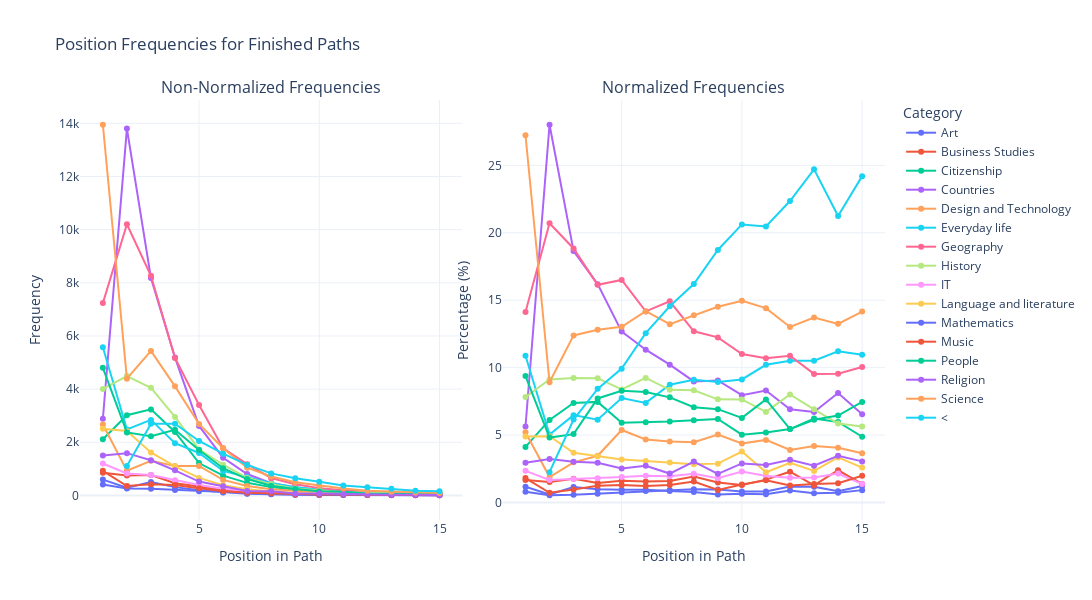

Notebook source saved alongside this figure:
### Code cell
df_position_data = get_position_frequencies(common_paths_f_nl, max_position=15)
plot_position_line(df_position_data, title="Position Frequencies for Finished Paths")

### Figure 1 — Plotly figure (JSON) as saved in the notebook; plotly's stock layout.template omitted (floating-point values rounded to 4 significant figures)
{"data": [{"line": {"color": "#636EFA"}, "mode": "lines+markers", "name": "Art", "type": "scatter", "x": [1, 2, 3, 4, 5, 6, 7, 8, 9, 10, 11, 12, 13, 14, 15], "xaxis": "x", "y": [408, 263, 249, 207, 155, 106, 73, 50, 33, 20, 15, 16, 12, 7, 8], "yaxis": "y"}, {"line": {"color": "#EF553B"}, "mode": "lines+markers", "name": "Business Studies", "type": "scatter", "x": [1, 2, 3, 4, 5, 6, 7, 8, 9, 10, 11, 12, 13, 14, 15], "xaxis": "x", "y": [849, 748, 770, 460, 331, 194, 126, 98, 51, 32, 31, 31, 13, 20, 9], "yaxis": "y"}, {"line": {"color": "#00CC96"}, "mode": "lines+markers", "name": "Citizenship", "type": "scatter", "x": [1, 2, 3, 4, 5, 6, 7, 8, 9, 10, 11, 12, 13, 14, 15], "xaxis": "x", "y": [2110, 3017, 3237, 2389, 1218, 743, 473, 312, 213, 125, 95, 74, 64, 50, 32], "yaxis": "y"}, {"line": {"color": "#AB63FA"}, "mode": "lines+markers", "name": "Countries", "type": "scatter", "x": [1, 2, 3, 4, 5, 6, 7, 8, 9, 10, 11, 12, 13, 14, 15], "xaxis": "x", "y": [2885, 13802, 8178, 5186, 2613, 1416, 806, 459, 311, 198, 152, 94, 69, 68, 43], "yaxis": "y"}, {"line": {"color": "#FFA15A"}, "mode": "lines+markers", "name": "Design and Technology", "type": "scatter", "x": [1, 2, 3, 4, 5, 6, 7, 8, 9, 10, 11, 12, 13, 14, 15], "xaxis": "x", "y": [2669, 927, 1305, 1109, 1109, 584, 356, 228, 173, 109, 85, 53, 43, 34, 24], "yaxis": "y"}, {"line": {"color": "#19D3F3"}, "mode": "lines+markers", "name": "Everyday life", "type": "scatter", "x": [1, 2, 3, 4, 5, 6, 7, 8, 9, 10, 11, 12, 13, 14, 15], "xaxis": "x", "y": [5572, 2479, 2841, 1965, 1597, 923, 689, 465, 307, 227, 187, 143, 108, 94, 72], "yaxis": "y"}, {"line": {"color": "#FF6692"}, "mode": "lines+markers", "name": "Geography", "type": "scatter", "x": [1, 2, 3, 4, 5, 6, 7, 8, 9, 10, 11, 12, 13, 14, 15], "xaxis": "x", "y": [7235, 10202, 8264, 5171, 3404, 1771, 1177, 649, 421, 274, 196, 148, 98, 80, 66], "yaxis": "y"}, {"line": {"color": "#B6E880"}, "mode": "lines+markers", "name": "History", "type": "scatter", "x": [1, 2, 3, 4, 5, 6, 7, 8, 9, 10, 11, 12, 13, 14, 15], "xaxis": "x", "y": [4004, 4491, 4047, 2953, 1729, 1154, 659, 425, 263, 190, 123, 109, 71, 49, 37], "yaxis": "y"}, {"line": {"color": "#FF97FF"}, "mode": "lines+markers", "name": "IT", "type": "scatter", "x": [1, 2, 3, 4, 5, 6, 7, 8, 9, 10, 11, 12, 13, 14, 15], "xaxis": "x", "y": [1201, 823, 765, 574, 388, 247, 153, 109, 62, 57, 36, 25, 19, 18, 9], "yaxis": "y"}, {"line": {"color": "#FECB52"}, "mode": "lines+markers", "name": "Language and literature", "type": "scatter", "x": [1, 2, 3, 4, 5, 6, 7, 8, 9, 10, 11, 12, 13, 14, 15], "xaxis": "x", "y": [2506, 2421, 1617, 1095, 658, 384, 234, 145, 99, 94, 41, 40, 24, 28, 17], "yaxis": "y"}, {"line": {"color": "#636EFA"}, "mode": "lines+markers", "name": "Mathematics", "type": "scatter", "x": [1, 2, 3, 4, 5, 6, 7, 8, 9, 10, 11, 12, 13, 14, 15], "xaxis": "x", "y": [595, 288, 503, 312, 193, 118, 67, 40, 20, 16, 11, 12, 7, 6, 6], "yaxis": "y"}, {"line": {"color": "#EF553B"}, "mode": "lines+markers", "name": "Music", "type": "scatter", "x": [1, 2, 3, 4, 5, 6, 7, 8, 9, 10, 11, 12, 13, 14, 15], "xaxis": "x", "y": [925, 353, 420, 394, 266, 153, 102, 79, 32, 33, 30, 17, 14, 12, 13], "yaxis": "y"}, {"line": {"color": "#00CC96"}, "mode": "lines+markers", "name": "People", "type": "scatter", "x": [1, 2, 3, 4, 5, 6, 7, 8, 9, 10, 11, 12, 13, 14, 15], "xaxis": "x", "y": [4801, 2370, 2223, 2471, 1709, 1024, 615, 361, 238, 156, 140, 74, 63, 54, 49], "yaxis": "y"}, {"line": {"color": "#AB63FA"}, "mode": "lines+markers", "name": "Religion", "type": "scatter", "x": [1, 2, 3, 4, 5, 6, 7, 8, 9, 10, 11, 12, 13, 14, 15], "xaxis": "x", "y": [1504, 1590, 1322, 944, 521, 340, 169, 155, 73, 72, 51, 43, 28, 29, 20], "yaxis": "y"}, {"line": {"color": "#FFA15A"}, "mode": "lines+markers", "name": "Science", "type": "scatter", "x": [1, 2, 3, 4, 5, 6, 7, 8, 9, 10, 11, 12, 13, 14, 15], "xaxis": "x", "y": [13946, 4392, 5435, 4103, 2687, 1773, 1043, 710, 499, 372, 264, 177, 141, 111, 93], "yaxis": "y"}, {"line": {"color": "#19D3F3"}, "mode": "lines+markers", "name": "<", "type": "scatter", "x": [2, 3, 4, 5, 6, 7, 8, 9, 10, 11, 12, 13, 14, 15], "xaxis": "x", "y": [1106, 2695, 2698, 2047, 1569, 1148, 828, 644, 513, 375, 304, 254, 178, 159], "yaxis": "y"}, {"line": {"color": "#636EFA"}, "mode": "lines+markers", "name": "Art", "showlegend": false, "type": "scatter", "x": [1, 2, 3, 4, 5, 6, 7, 8, 9, 10, 11, 12, 13, 14, 15], "xaxis": "x2", "y": [0.7967, 0.5338, 0.5676, 0.6462, 0.7515, 0.8481, 0.9252, 0.9779, 0.9596, 0.8039, 0.8188, 1.176, 1.167, 0.8353, 1.218], "yaxis": "y2"}, {"line": {"color": "#EF553B"}, "mode": "lines+markers", "name": "Business Studies", "showlegend": false, "type": "scatter", "x": [1, 2, 3, 4, 5, 6, 7, 8, 9, 10, 11, 12, 13, 14, 15], "xaxis": "x2", "y": [1.658, 1.518, 1.755, 1.436, 1.605, 1.552, 1.597, 1.917, 1.483, 1.286, 1.692, 2.279, 1.265, 2.387, 1.37], "yaxis": "y2"}, {"line": {"color": "#00CC96"}, "mode": "lines+markers", "name": "Citizenship", "showlegend": false, "type": "scatter", "x": [1, 2, 3, 4, 5, 6, 7, 8, 9, 10, 11, 12, 13, 14, 15], "xaxis": "x2", "y": [4.12, 6.123, 7.378, 7.458, 5.905, 5.944, 5.995, 6.102, 6.194, 5.024, 5.186, 5.441, 6.226, 5.967, 4.871], "yaxis": "y2"}, {"line": {"color": "#AB63FA"}, "mode": "lines+markers", "name": "Countries", "showlegend": false, "type": "scatter", "x": [1, 2, 3, 4, 5, 6, 7, 8, 9, 10, 11, 12, 13, 14, 15], "xaxis": "x2", "y": [5.634, 28.01, 18.64, 16.19, 12.67, 11.33, 10.22, 8.977, 9.043, 7.958, 8.297, 6.912, 6.712, 8.115, 6.545], "yaxis": "y2"}, {"line": {"color": "#FFA15A"}, "mode": "lines+markers", "name": "Design and Technology", "showlegend": false, "type": "scatter", "x": [1, 2, 3, 4, 5, 6, 7, 8, 9, 10, 11, 12, 13, 14, 15], "xaxis": "x2", "y": [5.212, 1.881, 2.975, 3.462, 5.377, 4.672, 4.512, 4.459, 5.031, 4.381, 4.64, 3.897, 4.183, 4.057, 3.653], "yaxis": "y2"}, {"line": {"color": "#19D3F3"}, "mode": "lines+markers", "name": "Everyday life", "showlegend": false, "type": "scatter", "x": [1, 2, 3, 4, 5, 6, 7, 8, 9, 10, 11, 12, 13, 14, 15], "xaxis": "x2", "y": [10.88, 5.031, 6.476, 6.135, 7.743, 7.385, 8.733, 9.094, 8.927, 9.124, 10.21, 10.51, 10.51, 11.22, 10.96], "yaxis": "y2"}, {"line": {"color": "#FF6692"}, "mode": "lines+markers", "name": "Geography", "showlegend": false, "type": "scatter", "x": [1, 2, 3, 4, 5, 6, 7, 8, 9, 10, 11, 12, 13, 14, 15], "xaxis": "x2", "y": [14.13, 20.71, 18.84, 16.14, 16.5, 14.17, 14.92, 12.69, 12.24, 11.01, 10.7, 10.88, 9.533, 9.547, 10.05], "yaxis": "y2"}, {"line": {"color": "#B6E880"}, "mode": "lines+markers", "name": "History", "showlegend": false, "type": "scatter", "x": [1, 2, 3, 4, 5, 6, 7, 8, 9, 10, 11, 12, 13, 14, 15], "xaxis": "x2", "y": [7.819, 9.115, 9.225, 9.219, 8.383, 9.233, 8.352, 8.312, 7.648, 7.637, 6.714, 8.015, 6.907, 5.847, 5.632], "yaxis": "y2"}, {"line": {"color": "#FF97FF"}, "mode": "lines+markers", "name": "IT", "showlegend": false, "type": "scatter", "x": [1, 2, 3, 4, 5, 6, 7, 8, 9, 10, 11, 12, 13, 14, 15], "xaxis": "x2", "y": [2.345, 1.67, 1.744, 1.792, 1.881, 1.976, 1.939, 2.132, 1.803, 2.291, 1.965, 1.838, 1.848, 2.148, 1.37], "yaxis": "y2"}, {"line": {"color": "#FECB52"}, "mode": "lines+markers", "name": "Language and literature", "showlegend": false, "type": "scatter", "x": [1, 2, 3, 4, 5, 6, 7, 8, 9, 10, 11, 12, 13, 14, 15], "xaxis": "x2", "y": [4.894, 4.914, 3.686, 3.419, 3.19, 3.072, 2.966, 2.836, 2.879, 3.778, 2.238, 2.941, 2.335, 3.341, 2.588], "yaxis": "y2"}, {"line": {"color": "#636EFA"}, "mode": "lines+markers", "name": "Mathematics", "showlegend": false, "type": "scatter", "x": [1, 2, 3, 4, 5, 6, 7, 8, 9, 10, 11, 12, 13, 14, 15], "xaxis": "x2", "y": [1.162, 0.5845, 1.147, 0.9741, 0.9358, 0.9441, 0.8492, 0.7823, 0.5816, 0.6431, 0.6004, 0.8824, 0.6809, 0.716, 0.9132], "yaxis": "y2"}, {"line": {"color": "#EF553B"}, "mode": "lines+markers", "name": "Music", "showlegend": false, "type": "scatter", "x": [1, 2, 3, 4, 5, 6, 7, 8, 9, 10, 11, 12, 13, 14, 15], "xaxis": "x2", "y": [1.806, 0.7164, 0.9574, 1.23, 1.29, 1.224, 1.293, 1.545, 0.9305, 1.326, 1.638, 1.25, 1.362, 1.432, 1.979], "yaxis": "y2"}, {"line": {"color": "#00CC96"}, "mode": "lines+markers", "name": "People", "showlegend": false, "type": "scatter", "x": [1, 2, 3, 4, 5, 6, 7, 8, 9, 10, 11, 12, 13, 14, 15], "xaxis": "x2", "y": [9.375, 4.81, 5.067, 7.714, 8.286, 8.193, 7.795, 7.06, 6.921, 6.27, 7.642, 5.441, 6.128, 6.444, 7.458], "yaxis": "y2"}, {"line": {"color": "#AB63FA"}, "mode": "lines+markers", "name": "Religion", "showlegend": false, "type": "scatter", "x": [1, 2, 3, 4, 5, 6, 7, 8, 9, 10, 11, 12, 13, 14, 15], "xaxis": "x2", "y": [2.937, 3.227, 3.013, 2.947, 2.526, 2.72, 2.142, 3.031, 2.123, 2.894, 2.784, 3.162, 2.724, 3.461, 3.044], "yaxis": "y2"}, {"line": {"color": "#FFA15A"}, "mode": "lines+markers", "name": "Science", "showlegend": false, "type": "scatter", "x": [1, 2, 3, 4, 5, 6, 7, 8, 9, 10, 11, 12, 13, 14, 15], "xaxis": "x2", "y": [27.23, 8.914, 12.39, 12.81, 13.03, 14.19, 13.22, 13.89, 14.51, 14.95, 14.41, 13.01, 13.72, 13.25, 14.16], "yaxis": "y2"}, {"line": {"color": "#19D3F3"}, "mode": "lines+markers", "name": "<", "showlegend": false, "type": "scatter", "x": [2, 3, 4, 5, 6, 7, 8, 9, 10, 11, 12, 13, 14, 15], "xaxis": "x2", "y": [2.245, 6.143, 8.423, 9.925, 12.55, 14.55, 16.19, 18.73, 20.62, 20.47, 22.35, 24.71, 21.24, 24.2], "yaxis": "y2"}], "layout": {"annotations": [{"font": {"size": 16}, "showarrow": false, "text": "Non-Normalized Frequencies", "x": 0.2375, "xanchor": "center", "xref": "paper", "y": 1, "yanchor": "bottom", "yref": "paper"}, {"font": {"size": 16}, "showarrow": false, "text": "Normalized Frequencies", "x": 0.7625, "xanchor": "center", "xref": "paper", "y": 1, "yanchor": "bottom", "yref": "paper"}], "height": 600, "legend": {"title": {"text": "Category"}}, "title": {"text": "Position Frequencies for Finished Paths"}, "width": 1200, "xaxis": {"anchor": "y", "domain": [0, 0.475], "title": {"text": "Position in Path"}}, "xaxis2": {"anchor": "y2", "domain": [0.525, 1], "title": {"text": "Position in Path"}}, "yaxis": {"anchor": "x", "domain": [0, 1], "title": {"text": "Frequency"}}, "yaxis2": {"anchor": "x2", "domain": [0, 1], "title": {"text": "Percentage (%)"}}}}
